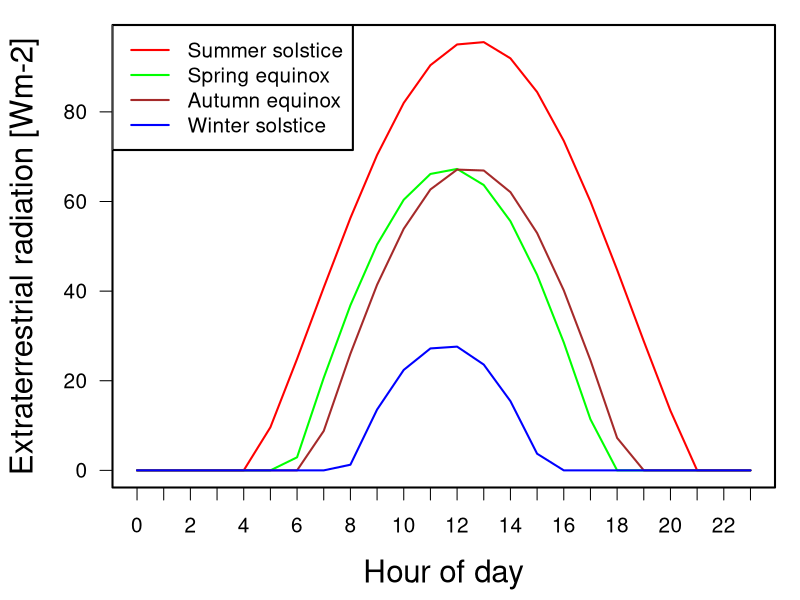

This figure's R source:
### INPUT ###
# current hour of day
hour <- seq(0,23)
# current day of year
doy <- 29
# latitude of location (deg)
lat <- 52.5 # Berlin
# Longitude of the location of interest (decimal degrees west of Greenwich)
L_m = 346.5 # Berlin
# deviation of local time zone from UTC (may vary over the year due to daylight saving time)
utc_add = 1


### FUNCTIONS ###
# function to compute sunset/sunrise hour angle
dayTime_fac <- function(doy,lat,delta) {
  # latitude in (rad)
  phi = abs(lat * pi / 180.)
  
  sunrise = -tan(delta) * tan(phi)
  
  if (sunrise > 1.)
    sunrise = 1.
  
  if (sunrise < -1.)
    sunrise = -1
  
  return(acos(sunrise))
}

# function to compute hourly raterrestrial radiation
rad_extraterr_hourly <- function(doy, lat, hour, utc_add, L_m) {

  # solar constant
  SOLAR_C = 1360.8
    
  # compute centre of current time zone
  L_z = (360 - utc_add * 15) %% 360
  
  # solar declination (rad)
  delta = asin(0.4 * sin(2. * pi / 365. * (doy - 82.)))
  
  # eccentricity correction factor (-)
  E_0 = 1. + 0.033 * cos(2. * pi * doy / 365.)
  
  # latitude in (rad)
  phi = lat * pi / 180.
  
  # seasonal correction factor, eqs. 32, 33
  b = 2. * pi * (doy - 81.) / 364.
  S_c = 0.1645 * sin(2.*b) - 0.1255 * cos(b) - 0.025 * sin(b)
  
  # solar time angle at the midpoint of the hour of day (rad), eq. 31
  hour_mid = hour + 0.5
  w_mid = pi / 12. * ( (hour_mid + 0.06667 * (L_z-L_m) + S_c) - 12. )
  
  # solar time angles and begin and end of hour, eqs. 29, 30
  w_ini = w_mid - pi / 24.
  w_end = w_mid + pi / 24.
  
  # sunset/sunrise hour angle (rad)
  w_s = dayTime_fac(doy,lat,delta)
  
  # hours without sunshine, i.e. incoming radiation (+/- half an hour accuracy)
  if ( (w_mid < -w_s) | (w_mid > w_s) )
    return(0)
  
  # calculate radiation
  return(1./pi * SOLAR_C * E_0 * ( (w_end-w_ini) * sin(delta) * sin(phi) + cos(delta) * cos(phi) * (sin(w_end)-sin(w_ini)) ))

}

### TEST: daily evolution of radex for Berlin at different doy ###
# at spring equinox
rad_vals_spring <- sapply(hour, function(x) rad_extraterr_hourly(79, lat, x, 1, L_m))
# at summer solstice
rad_vals_summer <- sapply(hour, function(x) rad_extraterr_hourly(172, lat, x, 2, L_m))
# at autumn equinox
rad_vals_autumn <- sapply(hour, function(x) rad_extraterr_hourly(266, lat, x, 2, L_m))
# at winter solstice
rad_vals_winter <- sapply(hour, function(x) rad_extraterr_hourly(356, lat, x, 1, L_m))

pdf("test_radex_hourly.pdf")

par(cex=1.25, mar=c(4.5,4.5,1,1), cex.lab=1.5, lwd=2)
plot(hour, rad_vals_summer, type="l", col="red", ylab="Extraterrestrial radiation [Wm-2]", xlab="Hour of day", xaxt="n", las=1)
axis(1, at=hour)
lines(hour, rad_vals_spring, col="green")
lines(hour, rad_vals_autumn, col="brown")
lines(hour, rad_vals_winter, col="blue")
legend("topleft", legend=c("Summer solstice", "Spring equinox", "Autumn equinox", "Winter solstice"),
       col=c("red", "green", "brown", "blue"), lty=1)

dev.off()
